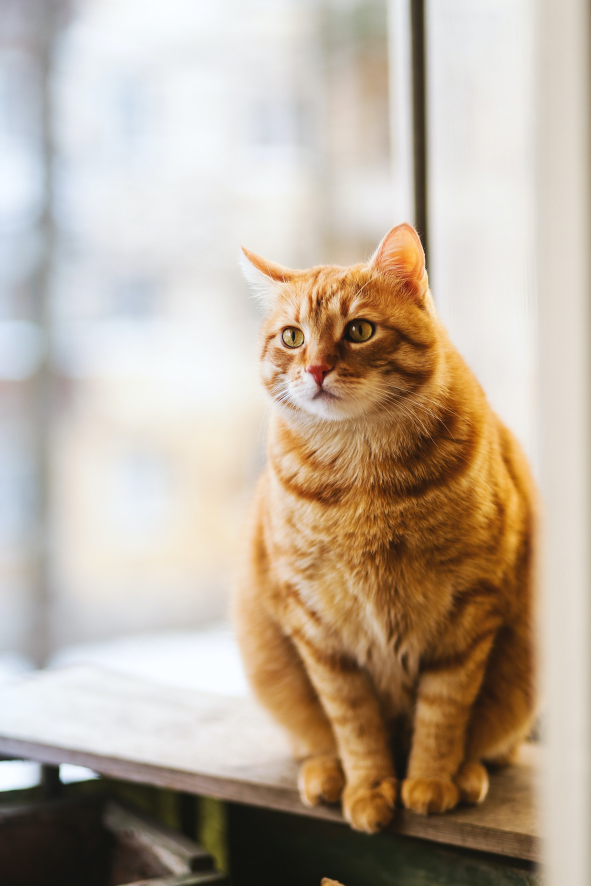
#> input picture Opencv/cat.jpg, 1771 x 2657 px (shown at 1/3 size)
$ python 'Edge Detection.py'
#> lines starting #> are read from the running program, lines starting #| are printed output that depends on the picture; after the words box and inside, x2 and y2 are one past the last pixel; in counts of white or black regions, pixels touching at a corner belong together
import cv2 as cv
import numpy as np


img = cv.imread('cat.jpg')
#> img is the input picture: shape (2657, 1771, 3); mean B, G, R 157.9, 174.2, 188.7
def rescaleFrame (frame,scale=0.20):
#> called with scale = 0.2
    width = int(frame.shape[1] * scale)
#> width = 354
    height = int(frame.shape[0] * scale)
#> height = 531
    dimensions = (width,height)
#> dimensions = (354, 531)

    return  cv.resize(frame, dimensions, interpolation = cv.INTER_AREA)

resized_img = rescaleFrame(img)
#cv.imshow("resized img", resized_img)

gray = cv.cvtColor(resized_img,cv.COLOR_BGR2GRAY)
cv.imshow("Gray",gray)

#Laplacian
lap = cv.Laplacian(gray, cv.CV_64F)
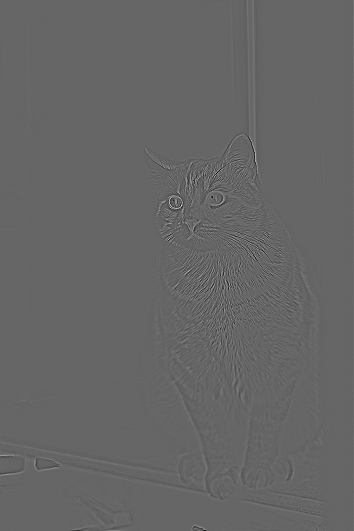
#> lap: shape (531, 354) float64; min -234, max 351, mean 0; drawn with min black and max white
lap = np.uint8(np.absolute(lap))
cv.imshow("Laplacian",lap)

# Sabel
sobelx = cv.Sobel(gray,cv.CV_64F,1,0)
sobely = cv.Sobel(gray,cv.CV_64F,00,1)
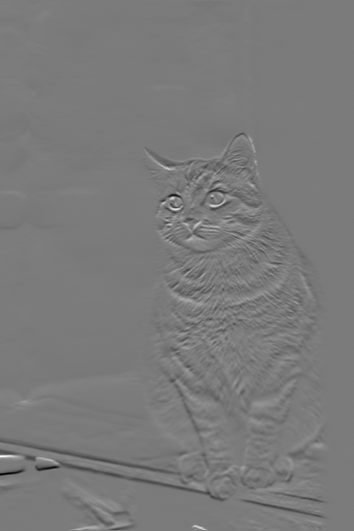
#> sobely: shape (531, 354) float64; min -647, max 692, mean -2.3; drawn with min black and max white
combined_sobel = cv.bitwise_or(sobelx , sobely)
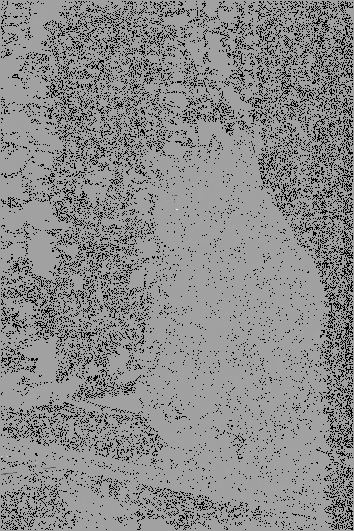
#> combined_sobel: shape (531, 354) float64; 14.03% of the values are NaN or infinite; the others: min -56576, max 32640, mean -55.3; drawn with min black, max white, NaN and infinite black

cv.imshow("Sabel x", sobelx)
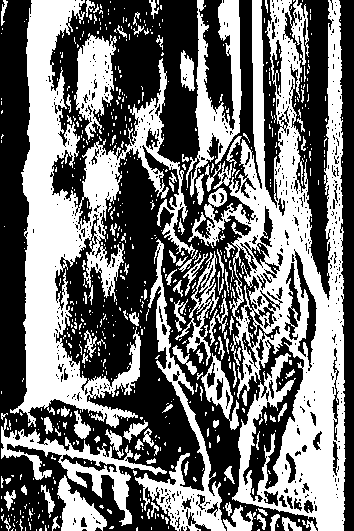
#> window 'Sabel x': shape (531, 354); 44.9% white; 680 white regions (573 under 20 px), largest, box (x1, y1, x2, y2) and area: (188, 0, 346, 531) 32662, (10, 0, 195, 428) 24301, (135, 239, 226, 531) 4668
cv.imshow("Sabel y", sobely)
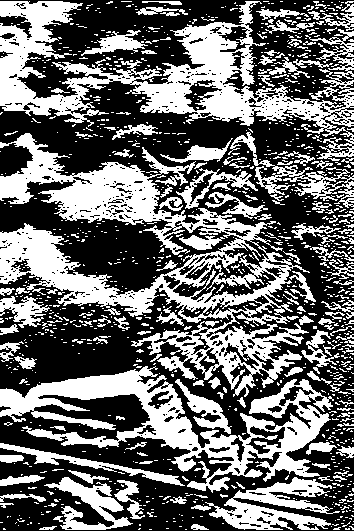
#> window 'Sabel y': shape (531, 354); 42.2% white; 1114 white regions (963 under 20 px), largest, box (x1, y1, x2, y2) and area: (0, 133, 310, 397) 22655, (0, 1, 354, 161) 16934, (0, 366, 334, 493) 12678
cv.imshow('Combined Soble', combined_sobel)
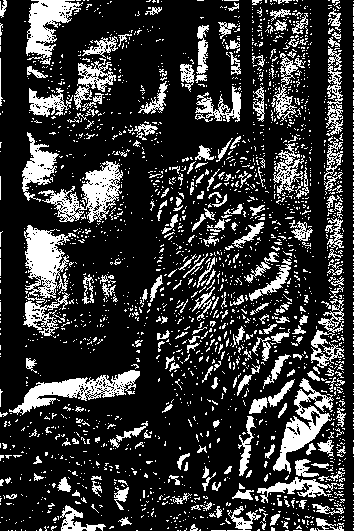
#> window 'Combined Soble': shape (531, 354); 20.9% white; 2274 white regions (2030 under 20 px), largest, box (x1, y1, x2, y2) and area: (23, 225, 76, 336) 2725, (9, 370, 140, 415) 1973, (38, 161, 123, 223) 1951


canny = cv.Canny(gray,150,175)
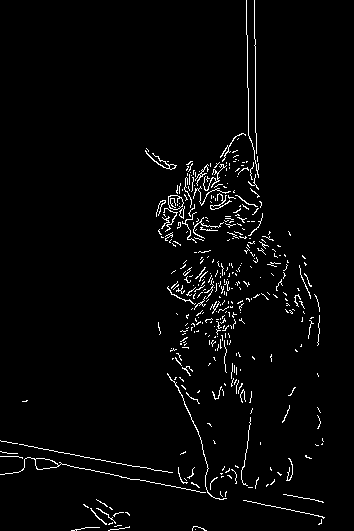
#> canny: shape (531, 354); 2.7% white in thin lines or dots
cv.imshow('Canny',canny)

cv.waitKey(0)
